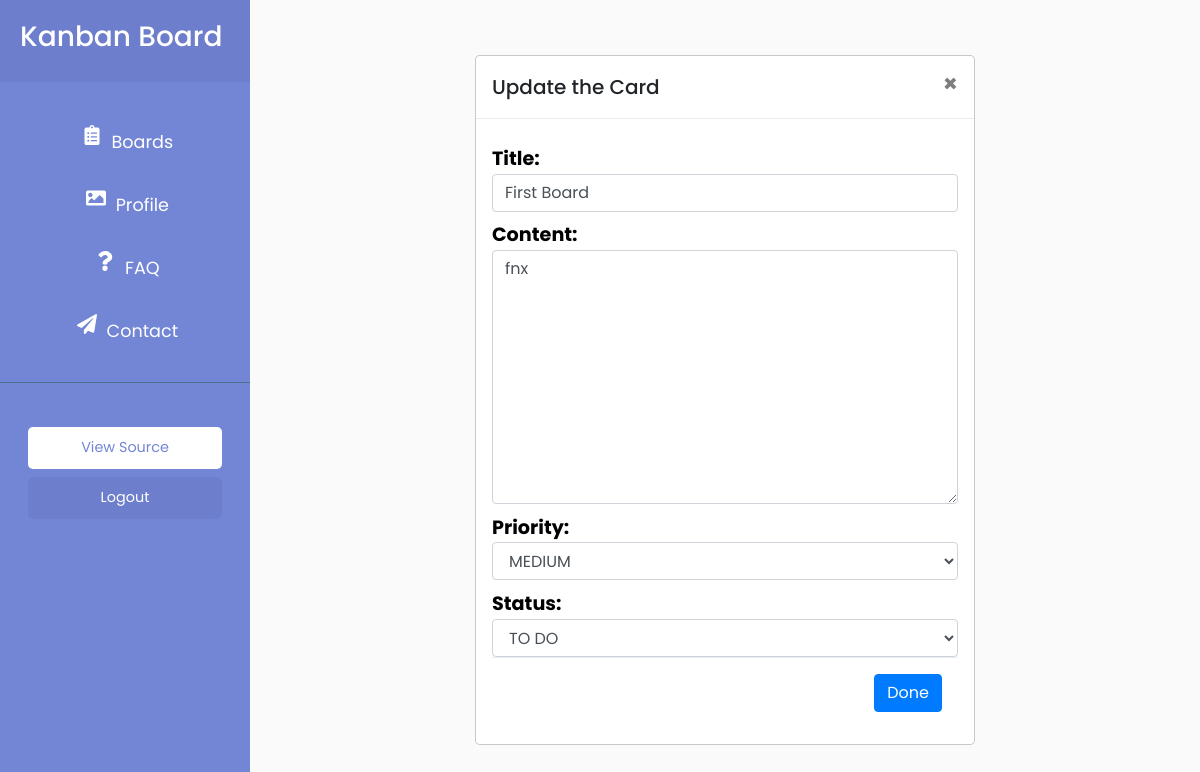
The app's page /home/board/card/18 (signed in) with its own data.
### home/models.py (models this page shows, shortened)
class Card(models.Model):
    title = models.CharField(max_length=50)
    content = models.TextField()
    priority = models.CharField(max_length=6,
                                choices=PRIORITY_CHOICES,
                                default='medium')
    status = models.CharField(max_length=11,
                              choices=STATUS_CHOICES,
                              default='to do')
    color = models.CharField(max_length=6,
                             choices=COLOR_CHOICES,
                             default='white')
    created_at = models.DateTimeField(auto_now_add=True)
    updated_at = models.DateTimeField(auto_now=True)
    board = models.ForeignKey(Board, on_delete=models.CASCADE)

### home/views.py (the view)
# urls.py: path('board/card/<int:pk>', views.update_details, name='update'),
@login_required(login_url='login')
def update_details(request, pk):
    context={}
    card = Card.objects.get(id=pk)
    if request.method == 'POST':
        form = CardForm(request.POST, instance=card)
        if form.is_valid():
            form.save()
            return redirect('board', pk=card.board.id)
    else:
        form = CardForm(instance=card)
    context['form'] = form
    return render(request, 'home/card_update.html', context)

### templates/formtemplate.py
class CardForm(ModelForm):
    class Meta:
        model = Card
        fields = ['title', 'content', 'priority', 'status']
    def __init__(self, *args, **kwargs):
        super(CardForm, self).__init__(*args, **kwargs)
        for name, field in self.fields.items():
            field.widget.attrs.update({'class': 'form-control'})

### home/templates/home/card_update.html (shortened to what this page needs)
{% extends 'main.html' %} {% load static %} {% block content %}
<link rel="stylesheet" href="{% static 'styles/card.css' %}" />
<link rel="stylesheet" href="{% static 'styles/board_details.css' %}" />
<div style="flex-grow: 2">
  <div class="modal-dialog modal-dialog-centered" role="document">
    <div class="modal-content">
      <div class="modal-header">
        <h5 class="modal-title" id="exampleModalLongTitle">Update the Card</h5>
        <button
          type="button"
          class="close"
          data-dismiss="modal"
          aria-label="Close"
        >
          <span aria-hidden="true">&times;</span>
        </button>
      </div>
      <div class="modal-body">
        <form action="" method="POST">
          {% csrf_token %} {{form}}
          <div class="modal-footer">
            <button type="submit" class="btn btn-primary">Done</button>
          </div>
        </form>
      </div>
    </div>
  </div>
</div>
{% endblock content %}

### static/styles/home.css (style rules this page uses)
body { font-family: "Poppins", sans-serif; background: #fafafa; }
i, span { display: inline-block; }

### static/styles/board_details.css (style rules this page uses)
label { font-weight: bold; font-size: 1.2em; color: #000; margin-bottom: 0 !important; margin-top: 0.5em; }

### records on screen
Card: title "First Board", content "fnx", priority "MEDIUM", status "TO DO"
